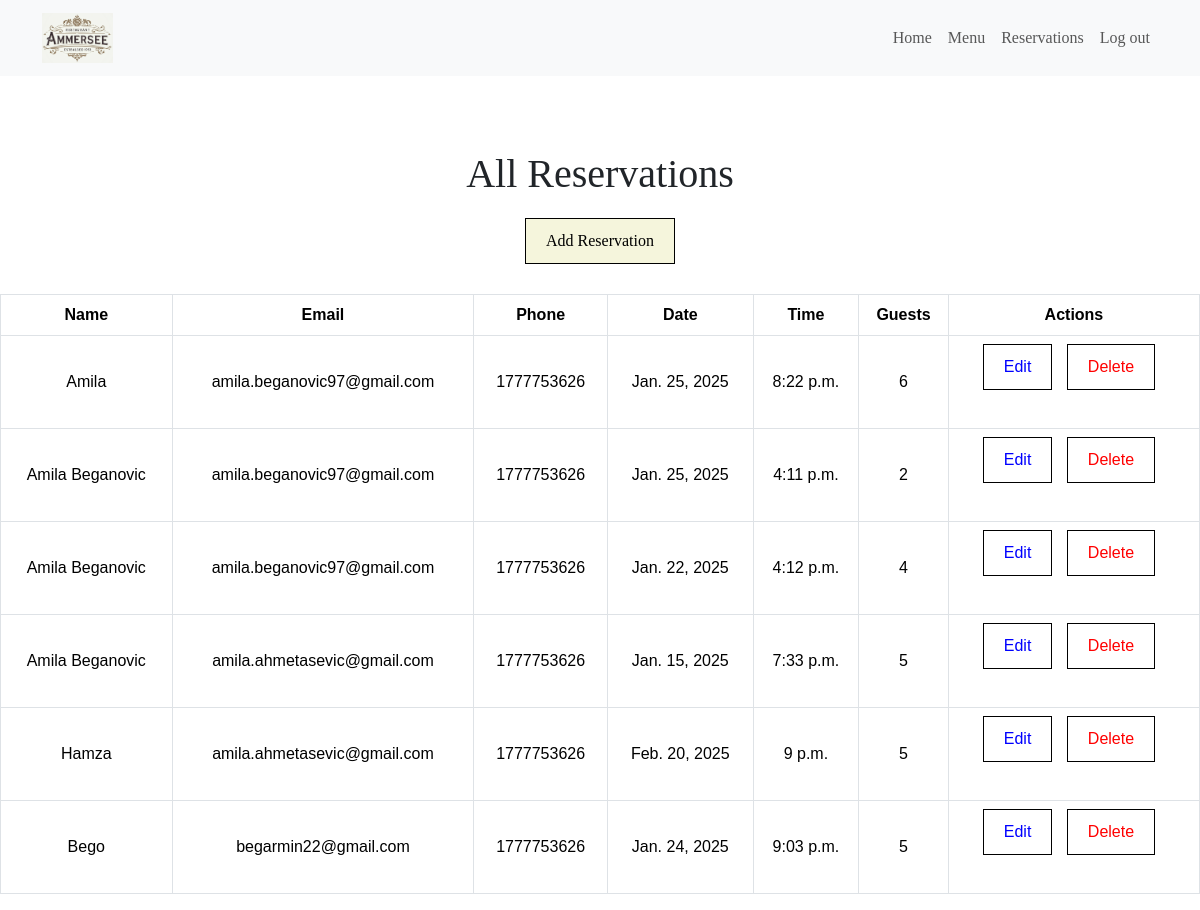
The page /restaurant/admin/reservations/ (signed in) on the database as committed earlier.
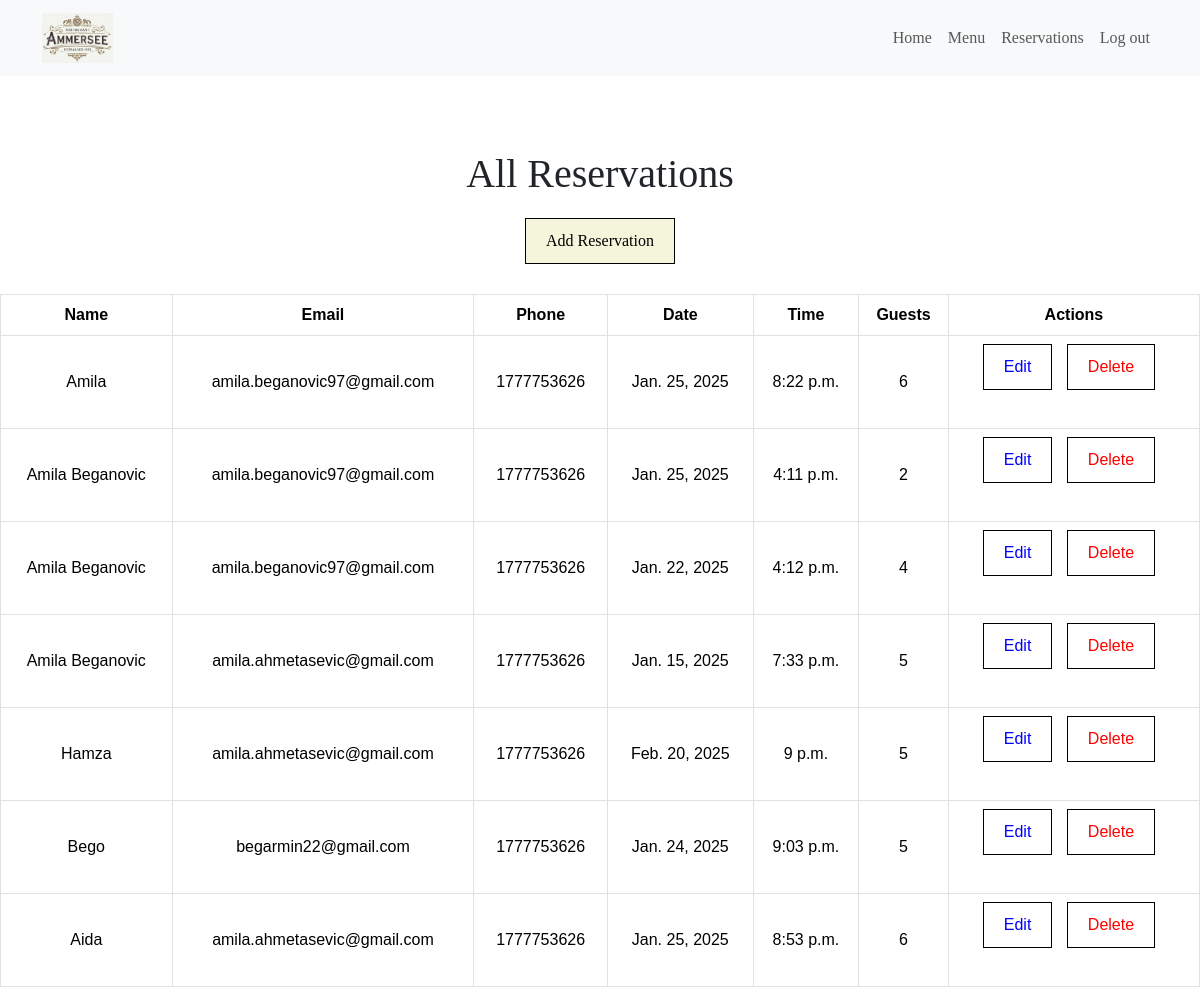
The same page on the database as committed later.
### restaurant/models.py (models this page shows, shortened)
class Reservation(models.Model):
    time = models.TimeField(blank=False, null=False)
    num_people = models.IntegerField(
        validators=[MinValueValidator(1)]  # Ensure the number of people is at least 1
    )
    name = models.CharField(max_length=200)
    email = models.EmailField(validators=[EmailValidator()], blank=True, null=True)  # Allow blank email
    phone = models.CharField(
        max_length=20, validators=[RegexValidator(r"^\+?\d{9,15}$")]  # Validate phone number format
    )
    date = models.DateField(validators=[validate_future_date])  # Use the custom validator
    user = models.ForeignKey(
        settings.AUTH_USER_MODEL, on_delete=models.CASCADE, null=True, blank=True  # Link to the User model
    )

### restaurant/views.py (the view)
# urls.py: path("admin/reservations/", views.admin_reservations, name="admin_reservations"),
@login_required
@user_passes_test(lambda u: u.is_superuser)
def admin_reservations(request):
    reservations = Reservation.objects.all()
    context = {"reservations": reservations}
    return render(request, "reservations/admin_reservations.html", context)

### restaurant/templates/reservations/admin_reservations.html (shortened to what this page needs)
{% extends 'base.html' %}
{% block content %}
{% load static %}
<link rel="stylesheet" href="{% static 'css/reservations.css' %}">
<div class="reservations-container">
  <h1>All Reservations</h1>
  {% if user.is_superuser %}
  <a href="{% url 'restaurant:add_reservation' %}">Add Reservation</a> <br>
  {% endif %}
  <table class="table">
    <thead>
      <tr>
        <th scope="col">Name</th>
        <th scope="col">Email</th>
        <th scope="col">Phone</th>
        <th scope="col">Date</th>
        <th scope="col">Time</th>
        <th scope="col">Guests</th>
        {% if user.is_superuser %}
        <th scope="col">Actions</th>
        {% endif %}
      </tr>
    </thead>
    <tbody>
      {% for reservation in reservations %}
      <tr>
        <td>{{ reservation.name }}</td>
        <td>{{ reservation.email }}</td>
        <td>{{ reservation.phone }}</td>
        <td>{{ reservation.date }}</td>
        <td>{{ reservation.time }}</td>
        <td>{{ reservation.num_people }}</td>
        {% if user.is_superuser %}
        <td>
          <a href="{% url 'restaurant:admin_edit_reservation' reservation.pk %}">Edit</a>
          <a href="{% url 'restaurant:admin_delete_reservation' reservation.pk %}">Delete</a>
        </td>
        {% endif %}
      </tr>
      {% endfor %}
    </tbody>
  </table>
</div>
{% endblock content %}

Rows that differ between the two databases and show on the page:
added Reservation: name "Aida", email "amila.ahmetasevic@gmail.com", phone "1777753626", date "Jan. 25, 2025", time "8:53 p.m.", num_people "6"
